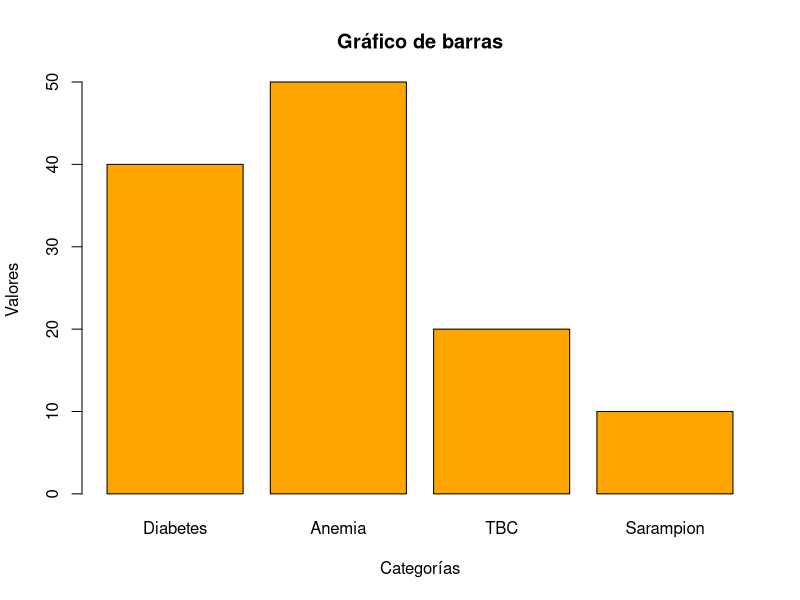

Generate this figure with R:
## ---- chunk 1
Categorias <- c("Diabetes", "Anemia", "TBC", "Sarampion")
Valores <- c(40, 50, 20, 10)
## ---- chunk 2
barplot(Valores,
        names.arg = Categorias,
        col = "orange",
        main = "Gráfico de barras",
        xlab = "Categorías",
        ylab = "Valores",
        border = "black")
